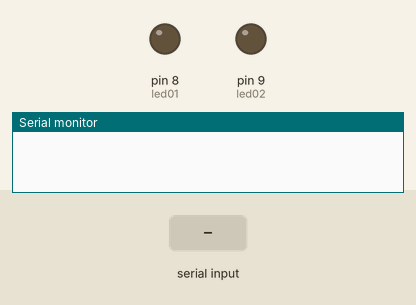
Recording of a sketch running on a simulated Arduino Uno, built with avr-gcc and run on an emulated ATmega328P. On the bench: output pins drawn as LEDs (lit = HIGH), the last lines printed to the serial monitor. Inputs (shaded band) come from the test bench.

Above: at 1.2 s.
1.3 s: "1" received over the second serial link
At 2.6 s:
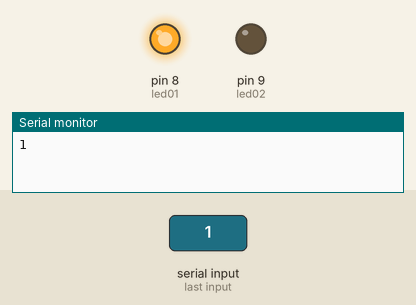
2.9 s: "3" received over the second serial link
At 3.8 s:
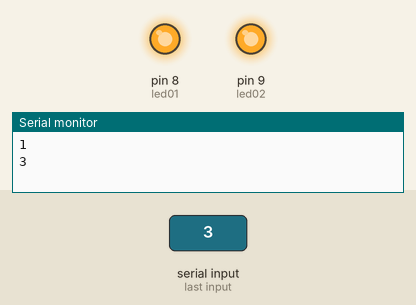
4.5 s: "2" received over the second serial link
At 5.0 s:
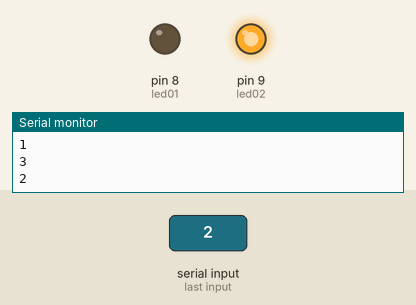
6.1 s: "4" received over the second serial link
At 7.4 s:
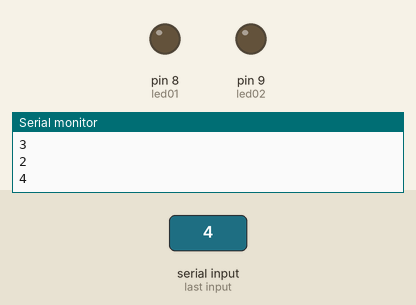
Timing chart, 0 to 8.7 s (numbered marks = the images above; inputs shaded):
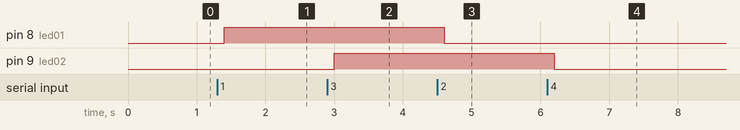

The sketch:

bluetooth_HC05_aciona_LEDs.ino
```cpp
//Programa : Modulo Arduino Bluetooth HC-05 - Programacao
//Autor : FILIPEFLOP

//Carrega a biblioteca SoftwareSerial
#include <SoftwareSerial.h>

//Define os pinos para a serial
SoftwareSerial bluetooth(6, 7); // RX, TX

// Constantes
volatile char inByte = '0';
const int led01 = 8;
const int led02 = 9;

void setup()
{
  Serial.begin(9600);    //Inicia o monitor serial
  bluetooth.begin(9600); //baud default do HC-05
  pinMode(led01, OUTPUT); digitalWrite(led01, LOW);
  pinMode(led02, OUTPUT); digitalWrite(led02, LOW);

}

void loop()
{
  // Read device output if available.
  if (bluetooth.available())
  {
    inByte = bluetooth.read();
    Serial.println("");
    Serial.println(inByte);
    delay(100); // The DELAY!

    switch(inByte){

    case '1': digitalWrite(led01, HIGH);  break;

    case '2': digitalWrite(led01, LOW);   break;

    case '3': digitalWrite(led02, HIGH);  break;

    case '4': digitalWrite(led02, LOW);   break;

    }
  }


}
```

Measured:
- after the input at 1.3 s, pin 8 (led01): LOW → HIGH after 0.10 s
- after the input at 2.9 s, pin 9 (led02): LOW → HIGH after 0.10 s
- after the input at 4.5 s, pin 8 (led01): HIGH → LOW after 0.10 s
- after the input at 6.1 s, pin 9 (led02): HIGH → LOW after 0.10 s
